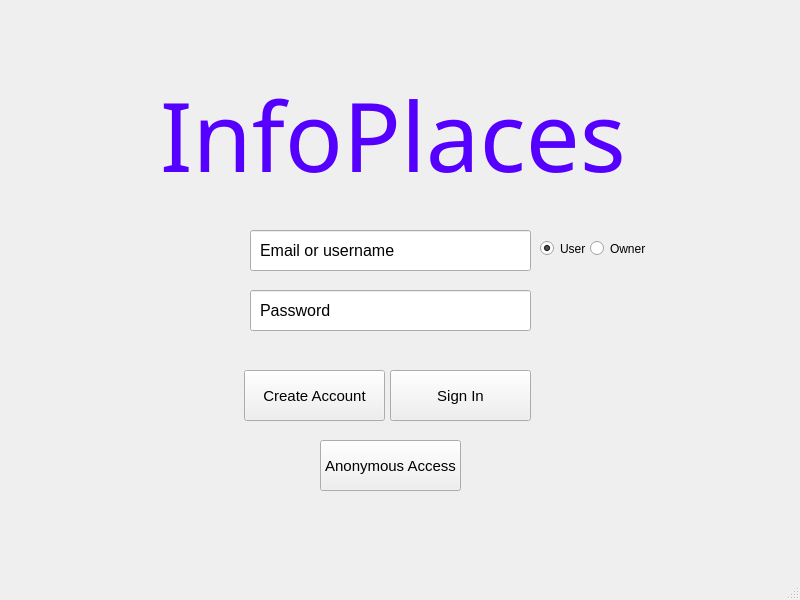
<?xml version="1.0" encoding="UTF-8"?>
<ui version="4.0">
 <class>MainWindow</class>
 <widget class="QMainWindow" name="MainWindow">
  <property name="geometry">
   <rect>
    <x>0</x>
    <y>0</y>
    <width>800</width>
    <height>600</height>
   </rect>
  </property>
  <property name="windowTitle">
   <string notr="true">Sign In</string>
  </property>
  <property name="styleSheet">
   <string notr="true"/>
  </property>
  <widget class="QWidget" name="centralwidget">
   <widget class="QLabel" name="label_2">
    <property name="geometry">
     <rect>
      <x>160</x>
      <y>40</y>
      <width>591</width>
      <height>191</height>
     </rect>
    </property>
    <property name="font">
     <font>
      <family>Segoe Print</family>
      <pointsize>93</pointsize>
      <weight>50</weight>
      <bold>false</bold>
     </font>
    </property>
    <property name="text">
     <string>&lt;html&gt;&lt;head/&gt;&lt;body&gt;&lt;p&gt;&lt;span style=&quot; font-size:72pt; color:#5500ff;&quot;&gt;InfoPlaces&lt;/span&gt;&lt;/p&gt;&lt;/body&gt;&lt;/html&gt;</string>
    </property>
   </widget>
   <widget class="QLineEdit" name="lineEdit">
    <property name="enabled">
     <bool>true</bool>
    </property>
    <property name="geometry">
     <rect>
      <x>250</x>
      <y>230</y>
      <width>281</width>
      <height>41</height>
     </rect>
    </property>
    <property name="text">
     <string extracomment="cbcvbcvb"/>
    </property>
   </widget>
   <widget class="QLineEdit" name="lineEdit_2">
    <property name="geometry">
     <rect>
      <x>250</x>
      <y>290</y>
      <width>281</width>
      <height>41</height>
     </rect>
    </property>
   </widget>
   <widget class="QLabel" name="label_3">
    <property name="geometry">
     <rect>
      <x>260</x>
      <y>240</y>
      <width>141</width>
      <height>20</height>
     </rect>
    </property>
    <property name="font">
     <font>
      <pointsize>12</pointsize>
     </font>
    </property>
    <property name="text">
     <string>Email or username</string>
    </property>
   </widget>
   <widget class="QLabel" name="label_4">
    <property name="geometry">
     <rect>
      <x>260</x>
      <y>300</y>
      <width>141</width>
      <height>20</height>
     </rect>
    </property>
    <property name="font">
     <font>
      <pointsize>12</pointsize>
     </font>
    </property>
    <property name="text">
     <string>Password</string>
    </property>
   </widget>
   <widget class="QPushButton" name="pushButton">
    <property name="geometry">
     <rect>
      <x>244</x>
      <y>370</y>
      <width>141</width>
      <height>51</height>
     </rect>
    </property>
    <property name="font">
     <font>
      <pointsize>11</pointsize>
     </font>
    </property>
    <property name="text">
     <string>Create Account</string>
    </property>
   </widget>
   <widget class="QPushButton" name="pushButton_2">
    <property name="geometry">
     <rect>
      <x>390</x>
      <y>370</y>
      <width>141</width>
      <height>51</height>
     </rect>
    </property>
    <property name="font">
     <font>
      <pointsize>11</pointsize>
     </font>
    </property>
    <property name="text">
     <string>Sign In</string>
    </property>
   </widget>
   <widget class="QPushButton" name="pushButton_3">
    <property name="geometry">
     <rect>
      <x>320</x>
      <y>440</y>
      <width>141</width>
      <height>51</height>
     </rect>
    </property>
    <property name="font">
     <font>
      <pointsize>11</pointsize>
     </font>
    </property>
    <property name="text">
     <string>Anonymous Access</string>
    </property>
   </widget>
   <widget class="QRadioButton" name="radioButton">
    <property name="geometry">
     <rect>
      <x>540</x>
      <y>240</y>
      <width>82</width>
      <height>17</height>
     </rect>
    </property>
    <property name="text">
     <string>User</string>
    </property>
    <property name="checked">
     <bool>true</bool>
    </property>
   </widget>
   <widget class="QRadioButton" name="radioButton_2">
    <property name="geometry">
     <rect>
      <x>590</x>
      <y>240</y>
      <width>82</width>
      <height>17</height>
     </rect>
    </property>
    <property name="tabletTracking">
     <bool>false</bool>
    </property>
    <property name="text">
     <string>Owner</string>
    </property>
   </widget>
  </widget>
  <widget class="QMenuBar" name="menubar">
   <property name="geometry">
    <rect>
     <x>0</x>
     <y>0</y>
     <width>800</width>
     <height>21</height>
    </rect>
   </property>
  </widget>
  <widget class="QStatusBar" name="statusBar"/>
 </widget>
 <resources>
  <include location="fondo.qrc"/>
 </resources>
 <connections/>
</ui>
